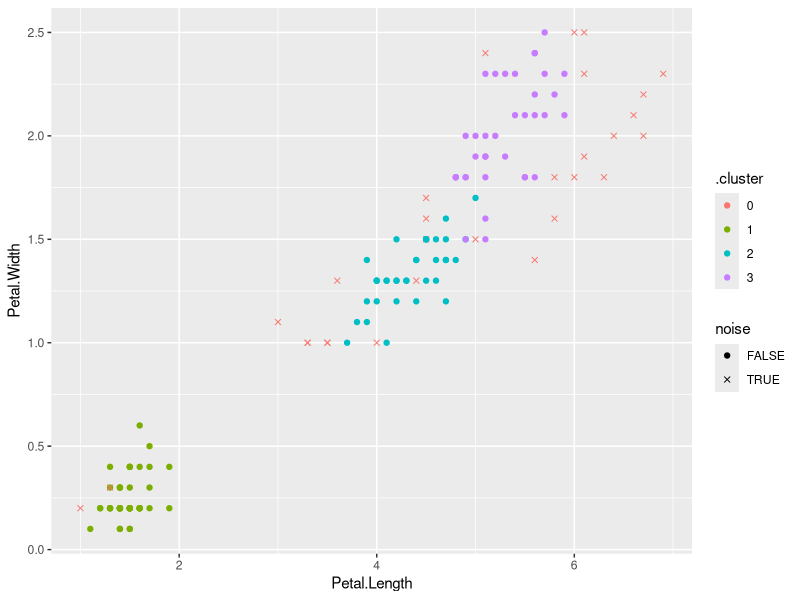

Source code (R):
## ---- chunk 1
knitr::opts_chunk$set(collapse = TRUE, comment = "#>")
## ---- chunk 2
library(dbscan)
library(tidyverse)

x <- iris[, 1:4]
db <- x %>% dbscan(eps = .42, minPts = 5)
## ---- chunk 3
tidy(db)
## ---- chunk 4
augment(db, x) %>%
  ggplot(aes(x = Petal.Length, y = Petal.Width)) +
  geom_point(aes(color = .cluster, shape = noise)) +
  scale_shape_manual(values = c(19, 4))
